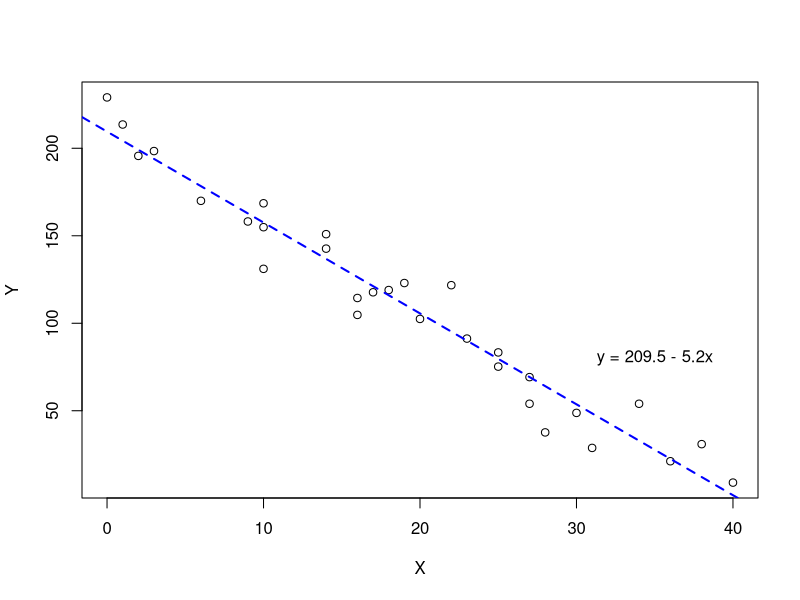
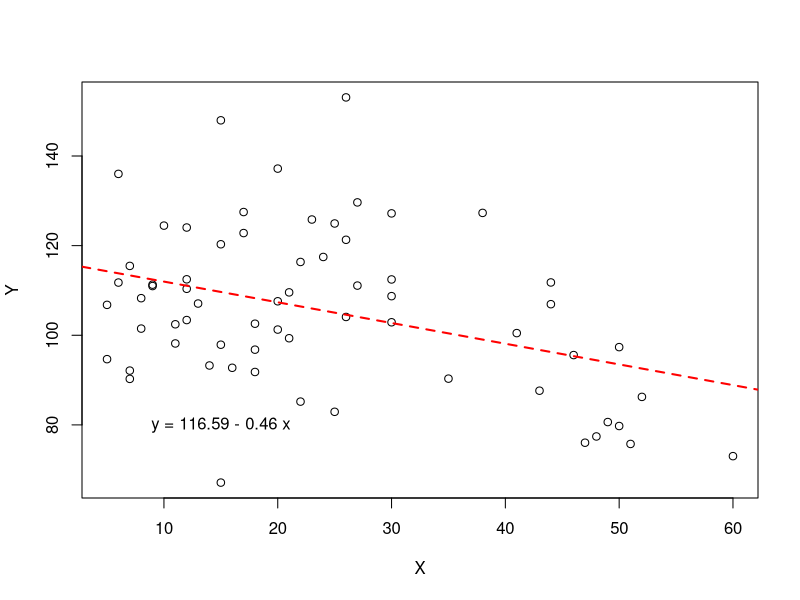
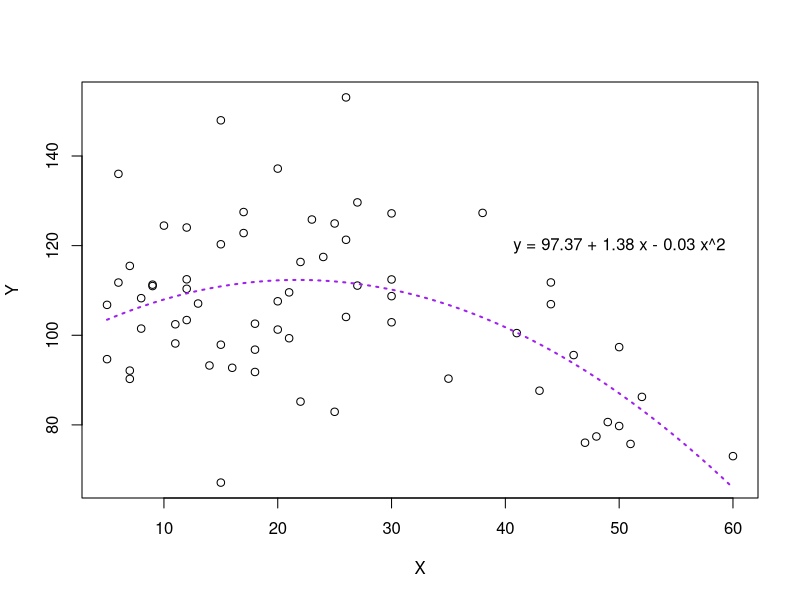

These charts were generated, in order, by the following R code:
## ---- chunk 1
library(readxl)
Problem_3_Data <- read_excel("Test1DataSets.xlsx",sheet = "Problem3Data")
View(Problem_3_Data)
## ---- chunk 2
problem3LinearMod <- lm(Y~X,data=Problem_3_Data)
summary(problem3LinearMod)
## ---- chunk 3
pt(abs((-5.1942-(-5))/0.2278),28,lower.tail = FALSE)*2
## ---- chunk 4
pt(abs((209.5020-(200))/5.0195),28,lower.tail = FALSE)*2
## ---- chunk 5
plot(Problem_3_Data)+abline(problem3LinearMod,col="blue",lwd=2, lty=2)+text(x=35,y=80,"y = 209.5 - 5.2x")
## ---- chunk 6
library(readxl)
Problem_4_Data <- read_excel("Test1DataSets.xlsx",sheet = "Problem4Data")
View(Problem_4_Data)
## ---- chunk 7
Problem4Linear<-lm(Y~X, data = Problem_4_Data)
summary(Problem4Linear)
plot(Problem_4_Data)+abline(Problem4Linear,col="red",lwd=2, lty=2)+text(x=15,y=80,"y = 116.59 - 0.46 x")
## ---- chunk 8
Problem4Quad <- lm(Y~X + I(X^2),data=Problem_4_Data)
summary(Problem4Quad)
## ---- chunk 9
disp.seq <- seq(min(Problem_4_Data$X), max(Problem_4_Data$X))
quadmodel.pred <-predict(Problem4Quad, newdata = data.frame(X=disp.seq))
plot(Problem_4_Data)+lines(disp.seq, quadmodel.pred, lty=3,lwd=2, col="purple")+text(x=50,y=120,"y = 97.37 + 1.38 x - 0.03 x^2")
## ---- chunk 10
shapiro.test(rstandard(Problem4Quad))
